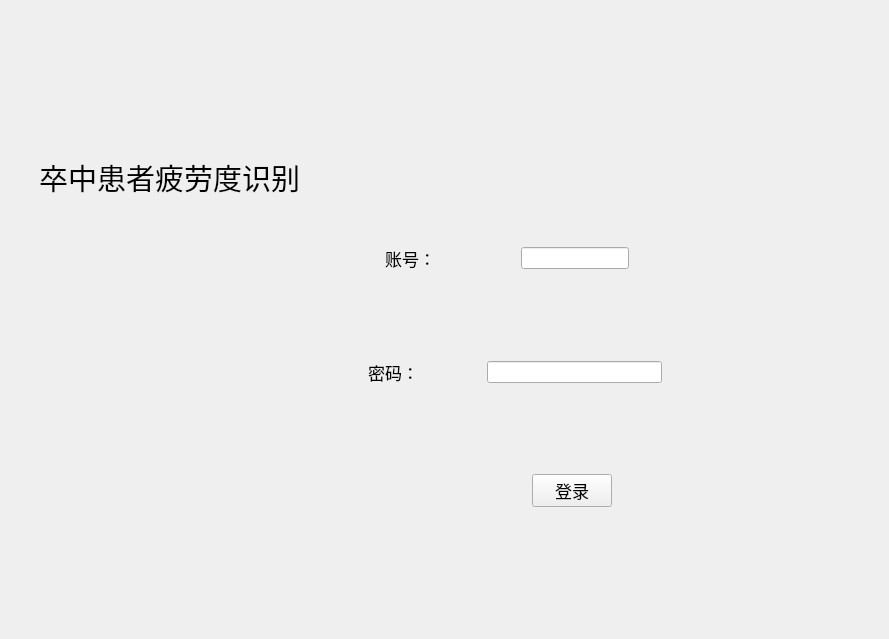
<?xml version="1.0" encoding="UTF-8"?>
<ui version="4.0">
 <class>Form</class>
 <widget class="QWidget" name="Form">
  <property name="geometry">
   <rect>
    <x>0</x>
    <y>0</y>
    <width>889</width>
    <height>639</height>
   </rect>
  </property>
  <property name="windowTitle">
   <string>Form</string>
  </property>
  <widget class="QWidget" name="horizontalLayoutWidget">
   <property name="geometry">
    <rect>
     <x>39</x>
     <y>40</y>
     <width>808</width>
     <height>553</height>
    </rect>
   </property>
   <layout class="QHBoxLayout" name="horizontalLayout">
    <property name="rightMargin">
     <number>10</number>
    </property>
    <property name="bottomMargin">
     <number>0</number>
    </property>
    <item>
     <layout class="QVBoxLayout" name="verticalLayout">
      <item>
       <widget class="QLabel" name="label">
        <property name="font">
         <font>
          <family>Arial</family>
          <pointsize>22</pointsize>
         </font>
        </property>
        <property name="text">
         <string>卒中患者疲劳度识别</string>
        </property>
        <property name="alignment">
         <set>Qt::AlignCenter</set>
        </property>
       </widget>
      </item>
      <item>
       <widget class="QLabel" name="label_2">
        <property name="text">
         <string/>
        </property>
        <property name="pixmap">
         <pixmap>毕设代码库/ui界面/登陆界面/Tkinter Login Page/images/vector.png</pixmap>
        </property>
        <property name="alignment">
         <set>Qt::AlignCenter</set>
        </property>
       </widget>
      </item>
     </layout>
    </item>
    <item>
     <layout class="QVBoxLayout" name="verticalLayout_2">
      <property name="topMargin">
       <number>20</number>
      </property>
      <item>
       <widget class="QLabel" name="label_7">
        <property name="sizePolicy">
         <sizepolicy hsizetype="Preferred" vsizetype="Fixed">
          <horstretch>0</horstretch>
          <verstretch>0</verstretch>
         </sizepolicy>
        </property>
        <property name="text">
         <string/>
        </property>
        <property name="pixmap">
         <pixmap>毕设代码库/ui界面/登陆界面/Tkinter Login Page/images/hyy.png</pixmap>
        </property>
        <property name="alignment">
         <set>Qt::AlignCenter</set>
        </property>
       </widget>
      </item>
      <item>
       <layout class="QHBoxLayout" name="horizontalLayout_5">
        <item>
         <widget class="QLabel" name="label_5">
          <property name="sizePolicy">
           <sizepolicy hsizetype="MinimumExpanding" vsizetype="Fixed">
            <horstretch>0</horstretch>
            <verstretch>0</verstretch>
           </sizepolicy>
          </property>
          <property name="font">
           <font>
            <pointsize>13</pointsize>
           </font>
          </property>
          <property name="text">
           <string>账号：</string>
          </property>
          <property name="alignment">
           <set>Qt::AlignCenter</set>
          </property>
         </widget>
        </item>
        <item>
         <widget class="QLineEdit" name="lineEdit_4">
          <property name="sizePolicy">
           <sizepolicy hsizetype="Maximum" vsizetype="Fixed">
            <horstretch>0</horstretch>
            <verstretch>0</verstretch>
           </sizepolicy>
          </property>
         </widget>
        </item>
        <item>
         <spacer name="horizontalSpacer_2">
          <property name="orientation">
           <enum>Qt::Horizontal</enum>
          </property>
          <property name="sizeHint" stdset="0">
           <size>
            <width>40</width>
            <height>20</height>
           </size>
          </property>
         </spacer>
        </item>
       </layout>
      </item>
      <item>
       <layout class="QHBoxLayout" name="horizontalLayout_6">
        <item>
         <widget class="QLabel" name="label_3">
          <property name="enabled">
           <bool>true</bool>
          </property>
          <property name="sizePolicy">
           <sizepolicy hsizetype="MinimumExpanding" vsizetype="Fixed">
            <horstretch>0</horstretch>
            <verstretch>0</verstretch>
           </sizepolicy>
          </property>
          <property name="font">
           <font>
            <pointsize>13</pointsize>
           </font>
          </property>
          <property name="text">
           <string>密码：</string>
          </property>
          <property name="alignment">
           <set>Qt::AlignCenter</set>
          </property>
         </widget>
        </item>
        <item>
         <widget class="QLineEdit" name="lineEdit">
          <property name="enabled">
           <bool>true</bool>
          </property>
          <property name="echoMode">
           <enum>QLineEdit::Password</enum>
          </property>
         </widget>
        </item>
        <item>
         <spacer name="horizontalSpacer_5">
          <property name="orientation">
           <enum>Qt::Horizontal</enum>
          </property>
          <property name="sizeHint" stdset="0">
           <size>
            <width>40</width>
            <height>20</height>
           </size>
          </property>
         </spacer>
        </item>
       </layout>
      </item>
      <item>
       <layout class="QHBoxLayout" name="horizontalLayout_7">
        <property name="bottomMargin">
         <number>0</number>
        </property>
        <item>
         <spacer name="horizontalSpacer_3">
          <property name="orientation">
           <enum>Qt::Horizontal</enum>
          </property>
          <property name="sizeHint" stdset="0">
           <size>
            <width>40</width>
            <height>20</height>
           </size>
          </property>
         </spacer>
        </item>
        <item>
         <widget class="QPushButton" name="pushButton">
          <property name="sizePolicy">
           <sizepolicy hsizetype="Fixed" vsizetype="Fixed">
            <horstretch>0</horstretch>
            <verstretch>0</verstretch>
           </sizepolicy>
          </property>
          <property name="font">
           <font>
            <pointsize>13</pointsize>
           </font>
          </property>
          <property name="layoutDirection">
           <enum>Qt::LeftToRight</enum>
          </property>
          <property name="text">
           <string>登录</string>
          </property>
          <property name="autoDefault">
           <bool>false</bool>
          </property>
         </widget>
        </item>
        <item>
         <spacer name="horizontalSpacer_4">
          <property name="orientation">
           <enum>Qt::Horizontal</enum>
          </property>
          <property name="sizeHint" stdset="0">
           <size>
            <width>40</width>
            <height>20</height>
           </size>
          </property>
         </spacer>
        </item>
       </layout>
      </item>
     </layout>
    </item>
   </layout>
  </widget>
 </widget>
 <resources/>
 <connections/>
</ui>
